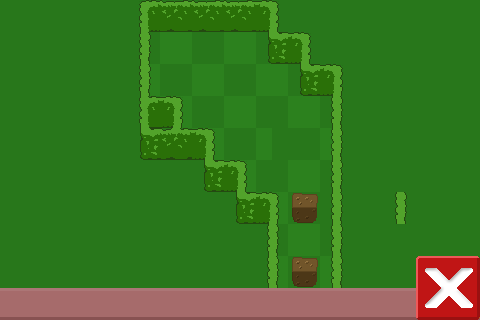

A level layout from a 2D game, rendered from its tile map. Below: a short description, then the map file with tile-grid data replaced by summaries:
An orthogonal 15x10 tile map with 32x32 px tiles, 3 tile layers (floor, Walls, Ui) and 8 objects (3x target, 3x crate, start, ui).

<map version="1.0" orientation="orthogonal" width="15" height="10" tilewidth="32" tileheight="32">
 <tileset firstgid="1" name="cemetry_256" tilewidth="32" tileheight="32">
  <image source="textures/cemetry_set.png" width="256" height="256" />
  <tile id="5">
   <properties>
    <property name="target" value="" />
   </properties>
  </tile>
  <tile id="6">
   <properties>
    <property name="cratetarget" value="" />
   </properties>
  </tile>
  <tile id="7">
   <properties>
    <property name="crate" value="" />
   </properties>
  </tile>
 </tileset>
 <layer name="floor" width="15" height="10">
  <data>[150 cells, 150 non-empty, 5 distinct tile ids]</data>
 </layer>
 <layer name="Walls" width="15" height="10">
  <data>[150 cells, 40 non-empty, 12 distinct tile ids]</data>
 </layer>
 <objectgroup name="Objects1" width="15" height="10">
  <object name="target" type="target" x="288" y="224" width="32" height="32" />
  <object name="crate" type="crate" x="192" y="64" width="32" height="32" />
  <object name="target" type="target" x="288" y="256" width="32" height="32" />
  <object name="start" type="start" x="160" y="64" width="32" height="32" />
  <object name="crate" type="crate" x="224" y="96" width="32" height="32" />
  <object name="crate" type="crate" x="256" y="128" width="32" height="32" />
  <object name="target" type="target" x="288" y="192" width="32" height="32" />
  <object name="uibutton" type="ui" x="416" y="256" width="64" height="64">
   <properties>
    <property name="longhold" value="1.00" />
    <property name="undo" value="0.05" />
   </properties>
  </object>
 </objectgroup>
 <layer name="Ui" width="15" height="10">
  <data>[150 cells, 23 non-empty, 6 distinct tile ids]</data>
 </layer>
</map>
